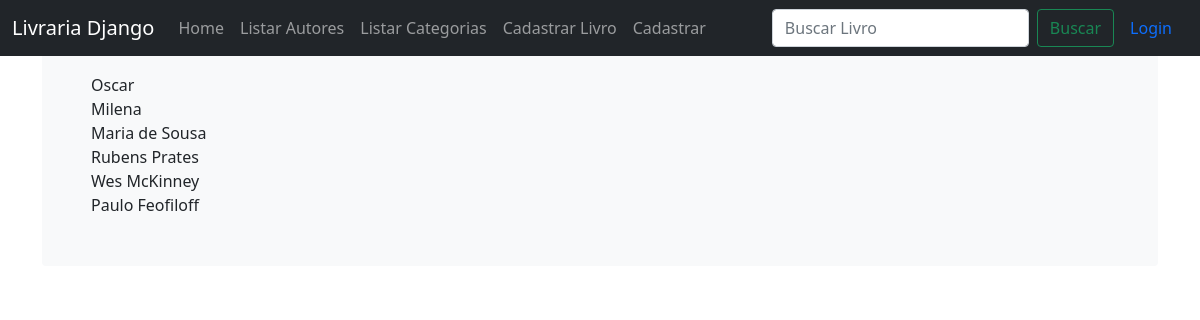
Page /listar_autores on the committed database.
### livraria/models.py (models this page shows, shortened)
class Autor(models.Model):
    nome = models.CharField(max_length=200)

### livraria/views.py (the view)
# urls.py: path('listar_autores', views.listar_autores, name='listar_autores'),
def listar_autores(request):
    autores = Autor.objects.all()
    return render(request, 'livraria/listar_autores.html', {'autores': autores})

### livraria/templates/livraria/listar_autores.html (shortened to what this page needs)
{% extends 'livraria/base.html' %}
{% block content %}
    <table>
        <tr>
            <td>
            {% for autor in autores %}<br>
                {{autor.nome}}
            {% endfor %}
            </td>
        </tr>
    </table>
{% endblock %}

### rows in the picture
Autor: nome "Oscar"
Autor: nome "Milena"
Autor: nome "Maria de Sousa"
Autor: nome "Rubens Prates"
Autor: nome "Wes McKinney"
Autor: nome "Paulo Feofiloff"
